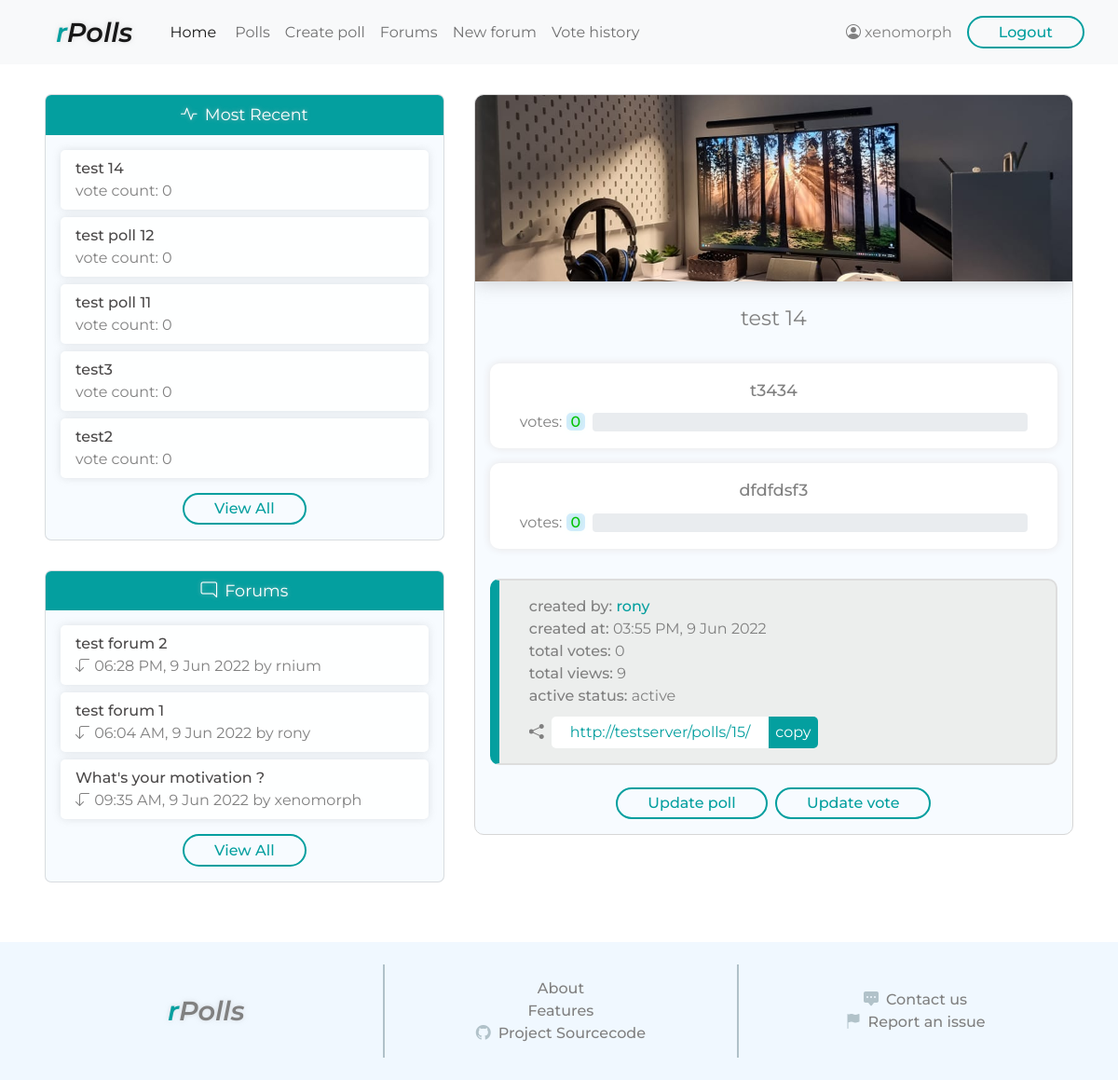
Page /polls/15/ (signed in) on the committed database.
### polls/models.py (models this page shows, shortened)
class Poll(models.Model):
    title = models.CharField(max_length=250)
    banner = models.ImageField(upload_to='polls/images/', default='polls/images/default.jpg')
    author = models.ForeignKey(User, on_delete=models.CASCADE, related_name='poll')
    public = models.BooleanField(default=True)
    active = models.BooleanField(default=True)
    visible = models.BooleanField(default=True)
    added = models.DateTimeField(auto_now_add=True)
    views = models.IntegerField(default=0)

class Choice(models.Model):
    choicetext = models.CharField(max_length=100)
    poll = models.ForeignKey(Poll, on_delete=models.CASCADE, related_name='choice')

### forums/models.py (models this page shows, shortened)
class ForumTopic(models.Model):
    title = models.CharField(max_length=250)
    author = models.ForeignKey(User, on_delete=models.CASCADE, related_name='forum')
    active = models.BooleanField(default=True)
    locked = models.BooleanField(default=False)
    added = models.DateTimeField(auto_now_add=True)
    views = models.IntegerField(default=0)

class Post(models.Model):
    post_text = models.TextField()
    forum = models.ForeignKey(ForumTopic, on_delete=models.CASCADE, related_name='forumpost')
    post_author = models.ForeignKey(User, on_delete=models.CASCADE, related_name='userpost')
    added = models.DateTimeField(auto_now_add=True)
    updated = models.DateTimeField(auto_now=True)

### polls/views.py (the view, shortened to what this page needs)
# urls.py: path('<int:pk>/', views.polldetail , name='polldetails'),
@login_required()
def polldetail(request, pk):
    polldetail_context = dict()
    try:
        poll = Poll.objects.get(pk=pk)
    except Poll.DoesNotExist:
        context = {}
        context['recentpolls'] = get_polls_panel_context(request)
        context['forums'] = get_forum_panel_context(request)
        context['error'] = 'Poll Not Found'
        context['username'] = request.user.username
        return render(request, 'polls/error.html', context=context)
    polldetail_context['recentpolls'] = get_polls_panel_context(request)
    polldetail_context['forums'] = get_forum_panel_context(request)
    polldetail_context['username'] = request.user.username
    pollViews = poll.views + 1
    Poll.objects.filter(pk=pk).update(views=pollViews)
    polldetail_context['poll_id'] = poll.id
    polldetail_context['poll_url'] = request.build_absolute_uri()
    polldetail_context['poll_title'] = poll.title
    polldetail_context['poll_author'] = poll.author
    polldetail_context['poll_added'] = poll.added
    polldetail_context['poll_views'] = pollViews
    polldetail_context['is_active_poll'] = poll.active
    if poll.active:
        polldetail_context['active_status'] = 'active'
    else:
        polldetail_context['active_status'] = 'inactive'
    try:
        myVote = poll.pollvote.get(voter=request.user)
        polldetail_context['my_vote_time'] = myVote.vote_time
    except Exception:
        pass
    try:
        lastVote = poll.pollvote.latest('vote_time')
        polldetail_context['last_vote_time'] = lastVote.vote_time
        polldetail_context['last_vote_voter'] = lastVote.voter
    except Exception:
        pass
    polldetail_context['poll_banner_url'] = poll.banner.url
    poll_choices = poll.choice.all()
    total_votes = poll.pollvote.count()
    choices_context = []
    for choice in poll_choices:
        choice_text = choice.choicetext
        choice_votes = choice.choicevote.count()
        try:
            percentVotes = (choice_votes/total_votes)*100
        except ZeroDivisionError:
            percentVotes = 0
        choice_votes_percent = round(percentVotes, 2)
        progressbar_progress = round(percentVotes)
        unit_context = {'choice_text':choice_text, 'choice_votes':choice_votes, 'choice_votes_percent':choice_votes_percent,
                        'progressbar_progress':progressbar_progress}
        choices_context.append(unit_context)
    polldetail_context['choices'] = choices_context
    polldetail_context['total_votes'] = total_votes
    return render(request, 'polls/poll_detail.html', context=polldetail_context)

### polls/views.py (called while the page is built)
def get_forum_panel_context(request):
    recentforums = ForumTopic.objects.filter(active=True).order_by('-added')[:5]
    recentforums_context = []
    for forum in recentforums:
        forum_id = forum.id
        forum_title = forum.title
        lastPost = forum.forumpost.latest('added')
        last_post_time = lastPost.added
        last_post_user = lastPost.post_author
        unit_context = {'forum_id': forum_id, 'forum_title': forum_title, 'last_post_time': last_post_time, 'last_post_user': last_post_user}
        recentforums_context.append(unit_context)
    return recentforums_context

### polls/templates/polls/poll_detail.html (shortened to what this page needs)
<!DOCTYPE html>
<html lang="en">
<head>
    <link href="https://cdn.jsdelivr.net/npm/bootstrap@5.1.3/dist/css/bootstrap.min.css" rel="stylesheet">
    {% load static %}
    <link rel="stylesheet" href="{% static 'style.css' %}">
</head>
<body>
    <header>
        <nav class="navbar navbar-expand-md navbar-light bg-light">
            <div class="container-fluid">
              <a class="navbar-brand ms-5 pe-3" href="{% url 'homepage' %}"><span class="r">r</span>Polls</a>
              <div class="collapse navbar-collapse" id="navbarSupportedContent">
                <ul class="navbar-nav me-auto mb-2 mb-lg-0">
                  <li class="nav-item me-1">
                    <a class="nav-link active" aria-current="page" href="{% url 'homepage' %}">Home</a>
                  </li>
                  <li class="nav-item">
                    <a class="nav-link" href="{% url 'polls:browse' %}">Polls</a>
                  </li>
                  <li class="nav-item">
                    <a class="nav-link" href="{% url 'polls:create_poll' %}">Create poll</a>
                  </li>
                  <li class="nav-item">
                    <a class="nav-link" href="{% url 'forums:forum_all' %}">Forums</a>
                  </li>
                  <li class="nav-item">
                    <a class="nav-link" href="{% url 'forums:forum_create' %}">New forum</a>
                  </li>
                  <li class="nav-item">
                    <a class="nav-link" href="{% url 'polls:votes_history' %}">Vote history</a>
                  </li>
                </ul>
                <div class="account d-flex me-4">
                    <div class="profile d-flex my-auto me-3">
                        <i class="bi bi-person-circle"></i>
                        <span class="username-viewonly ms-1">{{ username }}</span>
                    </div>
                    <form action="{% url 'logout' %}" method="POST"> {% csrf_token %}
                        <input type="submit" class="btn-1" value="Logout">
                    </form>
                </div>
              </div>
            </div>
          </nav>
    </header>
    <div class="main-container">
        <div class="left-col">
            <div class="recent-polls card">
                <div class="heading">
                    <span class="icon me-1"><i class="bi bi-activity"></i></span>
                    <span class="title">Most Recent</span>
                </div>
                <div class="content">
                    {% for poll in recentpolls %}
                    <div class="poll-item">
                        <a class="poll-title" href="{% url 'polls:polldetails' poll.poll_id %}">{{ poll.poll_title }}</a>
                        <div class="count">
                            <span class="label">vote count:&nbsp;</span><span class="value">{{ poll.vote_count }}</span>
                        </div>
                    </div>
                    {% endfor %}
                    <a href="{% url 'polls:browse' %}" class="btn-1 link-btn">View All</a>
                </div>
            </div>
            <div class="community-forum card">
                <div class="heading">
                    <span class="icon me-1"><i class="bi bi-chat-right"></i></span>
                    <span class="title">Forums</span>
                </div>
                <div class="content">
                    {% for forum in forums %}
                    <div class="forum-post">
                        <a class="post-title" href="{% url 'forums:forum_detail' forum.forum_id %}">{{ forum.forum_title }}</a>
                        <div class="last-post">
                            <span class="label"><i class="bi bi-arrow-90deg-down"></i></span>
                            <span class="date">{{ forum.last_post_time|date:"h:i A, j M o" }}</span>
                            <span class="user">by {{ forum.last_post_user }}</span>
                        </div>
                    </div>
                    {% endfor %}
                    <a href="{% url 'forums:forum_all' %}" class="btn-1 link-btn">View All</a>
                </div>
            </div>
        </div>
        <div class="right-col">
            <div class="poll-detail">
                <div class="content">
                    <div class="poll-heading">
                        <div class="banner"><img src="{{ poll_banner_url }}" alt=""></div>
                        <div class="title">{{ poll_title }}</div>
                    </div>
                    <div class="pool-info">
                        <div class="pool-choices">
                            <ul class="choice-list">
                                {% for choice in choices%}
                                <li class="choice card-simple">
                                    <div class="choice-text">{{ choice.choice_text }}</div>
                                    <div class="info">
                                        <div class="choice-votes me-2"><span class="label">votes:&nbsp;</span><span class='value'>{{ choice.choice_votes }}</span></div>
                                        <div class="progress">
                                        </div>
                                    </div>
                                </li>
                                {% endfor %}
                            </ul>
                        </div>
                        <div class="poll-stats card-headless">
                            <ul class="stats">
                                <li>
                                    <span class="label">created by:&nbsp;</span><span class="user">{{ poll_author }}</span>
                                </li>
                                <li>
                                    <span class="label">created at:&nbsp;</span><span class="value">{{ poll_added|date:"h:i A, j M o"  }}</span>
                                </li>
                                <li>
                                    <span class="label">total votes:&nbsp;</span><span class="value">{{ total_votes }}</span>
                                </li>
                                <li>
                                    <span class="label">total views:&nbsp;</span><span class="value">{{ poll_views }}</span>
                                </li>
                                <li>
                                    <span class="label">active status:&nbsp;</span><span class="value">{{ active_status }}</span>
                                </li>
                            </ul>
                            <div class="share-link">
                                <div class="inner">
                                    <i class="bi bi-share-fill me-2"></i>
                                    <a href="{% url 'polls:polldetails' poll_id %}" id="poll-link">{{ poll_url }}</a>
                                    <button id="ctc">copy</button>
                                </div>
                            </div>
                        </div>
                        <div class="my-action">
                            <a href="#" type="submit" class="btn-1 link-btn me-1">Update poll</a>
                            <a href="#" type="submit" class="btn-1 link-btn">Update vote</a>
                        </div>
                    </div>
                </div>
            </div>
        </div>
    </div>
    <footer>
        <div class="upper">
            <div class="col-1">
                <div class="site-name">
                    <span class="r">r</span>Polls</a>
                </div>
            </div>
            <div class="vl"></div>
            <div class="col-2">
                <a href="#">About</a>
                <a href="#">Features</a>
                <a href="#"><i class="bi bi-github"></i>Project Sourcecode</a>
            </div>
            <div class="vl"></div>
            <div class="col-3">
                <a href="#"><i class="bi bi-chat-square-dots-fill"></i>Contact us</a>
                <a href="#"><i class="bi bi-flag-fill"></i>Report an issue</a>
            </div>
        </div>
    </footer>
</body>
</html>

### rows in the picture
Poll: poll_title "test 14", title "test 14", added "03:55 PM, 9 Jun 2022"
Poll: poll_title "test poll 12"
Poll: poll_title "test poll 11"
Poll: poll_title "test3"
Poll: poll_title "test2"
Choice: choice_text "t3434"
Choice: choice_text "dfdfdsf3"

### other values in the picture
{{ username }} "xenomorph"
{{ poll.vote_count }} "0" "0" "0" "0" "0"
{{ forum.forum_title }} "test forum 2"
{{ forum.last_post_time|date:"h:i A, j M o" }} "06:28 PM, 9 Jun 2022"
{{ forum.last_post_user }} "rnium"
{{ forum.forum_title }} "test forum 1"
{{ forum.last_post_time|date:"h:i A, j M o" }} "06:04 AM, 9 Jun 2022"
{{ forum.last_post_user }} "rony"
{{ forum.forum_title }} "What's your motivation ?"
{{ forum.last_post_time|date:"h:i A, j M o" }} "09:35 AM, 9 Jun 2022"
{{ forum.last_post_user }} "xenomorph"
{{ choice.choice_votes }} "0" "0"
{{ poll_author }} "rony"
{{ total_votes }} "0"
{{ poll_views }} "9"
